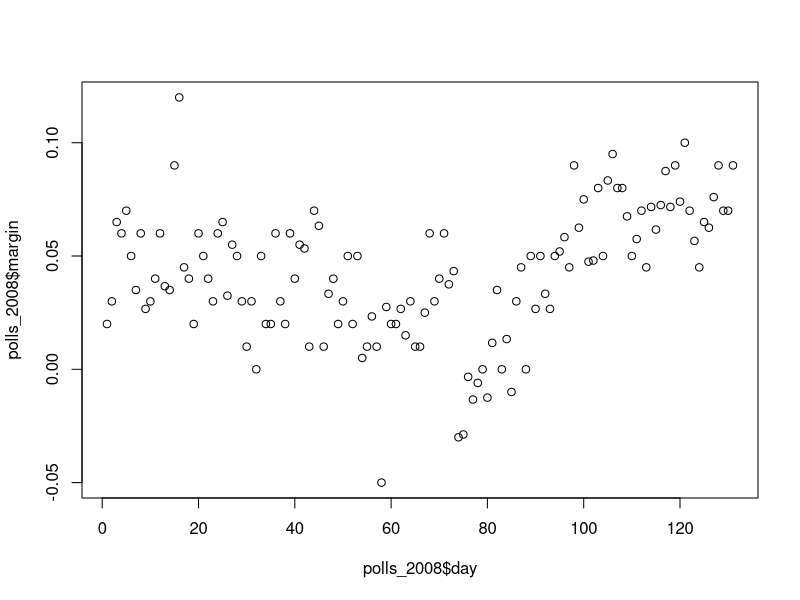

This figure's R source: (Note: this script raises an error after producing the figure.)
################################################################ 
###### Cross Validation - Classroom Exercises - 20/2/2025 ###### 
################################################################ 


####################################################
### compile the required code when "TO DO:" appears
####################################################


### Libraries
library(tidyverse)  # data manipulation and visualization
library(caret)      # statistical learning techniques
library(ggplot2)    # plots
library(dslabs)     # digit recognition data
library(datasets)



### Data
# We will use the **polls_2008** dataset, which is part of the
# dslabs package. It contains data from 131 pollsters 
# for the popular vote between Obama and McCain in the 2008 
# presidential election. The variables are:

# day. Days until election day. Negative numbers are reported so 
# that days can increase up to 0, which is election day.

# margin. Average difference between Obama and McCain for that day


data("polls_2008")
polls_2008 <- data.frame(polls_2008)
polls_2008$day <- 1:nrow(polls_2008) # transform day in positive numbers
plot(polls_2008$day, polls_2008$margin)


#TO DO: perform LOOCV to test loess at degree = 1, 2; and consider a 
# sequence of length 20 from 0.05 to 1 for span
degree_list <- list()
span_values <- ???
for(deg in 1:2){ #polynomial degree
  err <- list()
  for(k in 1:length(span_values)){ #smoothness
    score <- list()
    for(i in 1:(nrow(polls_2008))){
      training = polls_2008[-i,]
      model = loess(margin ~ day, data = training, span = span_values[k],
                    degree=deg) 
      validation = polls_2008[i,]
      pred = na.omit(predict(model, validation))
      # error of ith fold
      score[[i]] = (validation$margin - pred)^2
    }
    # returns a vector with the average error for a given degree & span
    err[[k]] <- mean(unlist(score),na.rm=TRUE) 
  }
  degree_list[[deg]] <- err
}

# prepare dataframe for ggplot
spans <- rep(span_values,2)
degrees <- rep(c(1,2), each = length(span_values))
err <- unlist(degree_list)
df_toplot <- as.data.frame(cbind(spans,degrees,err))

#TO DO: comment the results
plt <- ggplot(df_toplot, aes(x=spans, y=err, group=factor(degrees))) + 
  geom_point() + geom_line(aes(col=factor(degrees)))
plt


#TO DO: display the parameters corresponding to the minimum error.
best <- ???
best


#TO DO: plot the resulting smoothed curve.
res <- ??? 
plot(polls_2008$day, polls_2008$margin)
lines(predict(res), col='blue')






#TO DO: Perform k-fold CV for k=3 by considering the same values of 
# degree and span as previously
set.seed(123)
flds <- ???

degree_list <- list()
for(deg in 1:2){ #polynomial degree
  err <- list()
  for(k in 1:length(span_values)){ #smoothness
    score <- list()
    for(i in 1:length(flds)){
      validation <- polls_2008[unlist(flds[i]),]
      training <- polls_2008[unlist(flds[-i]),]
      model = loess(margin ~ day, data = training, span = span_values[k],
                    degree=deg) 
      pred = na.omit(predict(model, validation))
      # error of ith fold
      score[[i]] = (validation$margin - pred)^2
    }
    err[[k]] <- mean(unlist(score))
  }
  degree_list[[deg]] <- unlist(err)
}


# prepare dataframe for ggplot
spans <- rep(span_values,2)
degrees <- rep(c(1,2), each = length(span_values))
err <- unlist(degree_list)
df_toplot <- as.data.frame(cbind(spans,degrees,err))

#TO DO: comment the results
plt <- ggplot(df_toplot, aes(x=spans, y=err, group=factor(degrees))) + 
  geom_point() + geom_line(aes(col=factor(degrees)))
plt


#TO DO: display the parameters corresponding to the minimum error.
best <- ???
best


#TO DO: plot the resulting smoothed curve.
res <- ??? 
plot(polls_2008$day, polls_2008$margin)
lines(predict(res), col='blue')





#TO DO: perform Temporal Block "Cross" Validation by considering the same values
# of degree and span as previously. Use a rolling window of size 100 and horizon $h=5$.

flds <- ???



degree_list <- list()
for(deg in 1:2){ #polynomial degree
  err <- list()
  for(k in 1:length(span_values)){ #smoothness
    score <- list()
    for(i in 1:length(flds$test)){
      validation <- polls_2008[unlist(flds$test[i]),]
      training <- polls_2008[unlist(flds$train[-i]),]
      model = loess(margin ~ day, data = training, span = span_values[k],
                    degree=deg) 
      pred = na.omit(predict(model, validation))
      # error of ith fold
      score[[i]] = (validation$margin - pred)^2
    }
    err[[k]] <- mean(unlist(score))
  }
  degree_list[[deg]] <- unlist(err)
}


# prepare dataframe for ggplot
spans <- rep(span_values,2)
degrees <- rep(c(1,2), each = length(span_values))
err <- unlist(degree_list)
df_toplot <- as.data.frame(cbind(spans,degrees,err))


#TO DO: comment the results
plt <- ggplot(df_toplot, aes(x=spans, y=err, group=factor(degrees))) + 
  geom_point() + geom_line(aes(col=factor(degrees)))
plt


#TO DO: display the parameters corresponding to the minimum error.
best <- ???
best


#TO DO: plot the resulting smoothed curve.
res <- ???
plot(polls_2008$day, polls_2008$margin)
lines(predict(res), col='blue')
